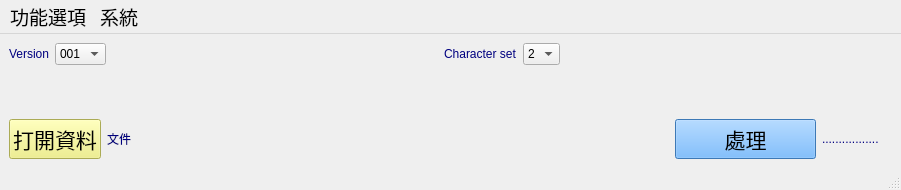
<?xml version="1.0" encoding="UTF-8"?>
<ui version="4.0">
 <class>MainWindow</class>
 <widget class="QMainWindow" name="MainWindow">
  <property name="geometry">
   <rect>
    <x>0</x>
    <y>0</y>
    <width>901</width>
    <height>190</height>
   </rect>
  </property>
  <property name="windowTitle">
   <string>EPC QR Code Generator</string>
  </property>
  <property name="windowIcon">
   <iconset>
    <normaloff>:/ico_file/sourcefile/title.ico</normaloff>:/ico_file/sourcefile/title.ico</iconset>
  </property>
  <property name="styleSheet">
   <string notr="true">QLabel{
	color: rgb(0, 0, 127);
	font: 12pt &quot;Microsoft Sans Serif&quot;;
}
QComboBox{
	font: 14pt &quot;Microsoft Sans Serif&quot;;
}
QLineEdit{
font: 11pt &quot;Microsoft Sans Serif&quot;;
}
QTableView{
	border-color: rgb(0, 85, 0);
	
	alternate-background-color: rgb(230, 201, 255);
	background-color: rgb(199, 205, 255);
/*	selection-background-color: rgb(85, 255, 0);*/

}
QPushButton{
	/*background-color: rgb(170, 255, 127);*/
	
	font: 16pt &quot;Microsoft Sans Serif&quot;;
	
	background-color: rgb(239, 239, 119);
}
QCheckBox{
font: 12pt &quot;Microsoft Sans Serif&quot;;
	color: rgb(255, 85, 0);
}</string>
  </property>
  <widget class="QWidget" name="centralwidget">
   <layout class="QVBoxLayout" name="verticalLayout">
    <item>
     <layout class="QHBoxLayout" name="horizontalLayout_3">
      <item>
       <layout class="QHBoxLayout" name="horizontalLayout">
        <item>
         <widget class="QLabel" name="label_Version">
          <property name="text">
           <string>Version</string>
          </property>
         </widget>
        </item>
        <item>
         <widget class="QComboBox" name="comboBox_Version">
          <property name="currentIndex">
           <number>0</number>
          </property>
          <item>
           <property name="text">
            <string extracomment="a">001</string>
           </property>
          </item>
          <item>
           <property name="text">
            <string extracomment="b">002</string>
           </property>
          </item>
         </widget>
        </item>
       </layout>
      </item>
      <item>
       <spacer name="horizontalSpacer_2">
        <property name="orientation">
         <enum>Qt::Horizontal</enum>
        </property>
        <property name="sizeHint" stdset="0">
         <size>
          <width>40</width>
          <height>20</height>
         </size>
        </property>
       </spacer>
      </item>
      <item>
       <layout class="QHBoxLayout" name="horizontalLayout_2">
        <item>
         <widget class="QLabel" name="label_encoding">
          <property name="text">
           <string>Character set</string>
          </property>
         </widget>
        </item>
        <item>
         <widget class="QComboBox" name="comboBox_encoding">
          <property name="currentIndex">
           <number>0</number>
          </property>
          <item>
           <property name="text">
            <string extracomment="a">2</string>
           </property>
          </item>
          <item>
           <property name="text">
            <string extracomment="b">1</string>
           </property>
          </item>
         </widget>
        </item>
       </layout>
      </item>
      <item>
       <spacer name="horizontalSpacer_3">
        <property name="orientation">
         <enum>Qt::Horizontal</enum>
        </property>
        <property name="sizeHint" stdset="0">
         <size>
          <width>40</width>
          <height>20</height>
         </size>
        </property>
       </spacer>
      </item>
     </layout>
    </item>
    <item>
     <spacer name="verticalSpacer">
      <property name="orientation">
       <enum>Qt::Vertical</enum>
      </property>
      <property name="sizeHint" stdset="0">
       <size>
        <width>20</width>
        <height>38</height>
       </size>
      </property>
     </spacer>
    </item>
    <item>
     <layout class="QHBoxLayout" name="horizontalLayout_4" stretch="1,8,2,1">
      <item>
       <widget class="QPushButton" name="pushButton_Open_Data">
        <property name="sizePolicy">
         <sizepolicy hsizetype="Minimum" vsizetype="Fixed">
          <horstretch>0</horstretch>
          <verstretch>0</verstretch>
         </sizepolicy>
        </property>
        <property name="font">
         <font>
          <family>Microsoft Sans Serif</family>
          <pointsize>16</pointsize>
          <weight>50</weight>
          <italic>false</italic>
          <bold>false</bold>
         </font>
        </property>
        <property name="text">
         <string>打開資料</string>
        </property>
        <property name="icon">
         <iconset>
          <normaloff>C:/Users/ITProg02/.designer/backup/sourcefile/open2.png</normaloff>C:/Users/ITProg02/.designer/backup/sourcefile/open2.png</iconset>
        </property>
       </widget>
      </item>
      <item>
       <widget class="QLabel" name="label_file_path">
        <property name="text">
         <string>文件</string>
        </property>
       </widget>
      </item>
      <item>
       <widget class="QPushButton" name="pushButton_Process">
        <property name="sizePolicy">
         <sizepolicy hsizetype="Minimum" vsizetype="Fixed">
          <horstretch>0</horstretch>
          <verstretch>0</verstretch>
         </sizepolicy>
        </property>
        <property name="font">
         <font>
          <family>Microsoft Sans Serif</family>
          <pointsize>16</pointsize>
          <weight>50</weight>
          <italic>false</italic>
          <bold>false</bold>
         </font>
        </property>
        <property name="styleSheet">
         <string notr="true">background-color: rgb(85, 170, 255);</string>
        </property>
        <property name="text">
         <string>處理</string>
        </property>
        <property name="icon">
         <iconset>
          <normaloff>C:/Users/ITProg02/.designer/backup/sourcefile/open2.png</normaloff>C:/Users/ITProg02/.designer/backup/sourcefile/open2.png</iconset>
        </property>
       </widget>
      </item>
      <item>
       <widget class="QLabel" name="label1_check">
        <property name="styleSheet">
         <string notr="true"/>
        </property>
        <property name="text">
         <string>.................</string>
        </property>
       </widget>
      </item>
     </layout>
    </item>
   </layout>
  </widget>
  <widget class="QMenuBar" name="menubar">
   <property name="geometry">
    <rect>
     <x>0</x>
     <y>0</y>
     <width>901</width>
     <height>30</height>
    </rect>
   </property>
   <property name="font">
    <font>
     <pointsize>14</pointsize>
    </font>
   </property>
   <widget class="QMenu" name="menu">
    <property name="font">
     <font>
      <pointsize>14</pointsize>
      <stylestrategy>PreferDefault</stylestrategy>
      <kerning>true</kerning>
     </font>
    </property>
    <property name="contextMenuPolicy">
     <enum>Qt::DefaultContextMenu</enum>
    </property>
    <property name="toolTip">
     <string/>
    </property>
    <property name="whatsThis">
     <string/>
    </property>
    <property name="title">
     <string extracomment="功能選項">功能選項</string>
    </property>
   </widget>
   <widget class="QMenu" name="menu_2">
    <property name="title">
     <string>系統</string>
    </property>
   </widget>
   <addaction name="menu"/>
   <addaction name="menu_2"/>
  </widget>
  <widget class="QStatusBar" name="statusbar"/>
  <action name="actiona">
   <property name="text">
    <string>設置打開文件路徑</string>
   </property>
  </action>
 </widget>
 <resources>
  <include location="resourcefile.qrc"/>
 </resources>
 <connections/>
</ui>
